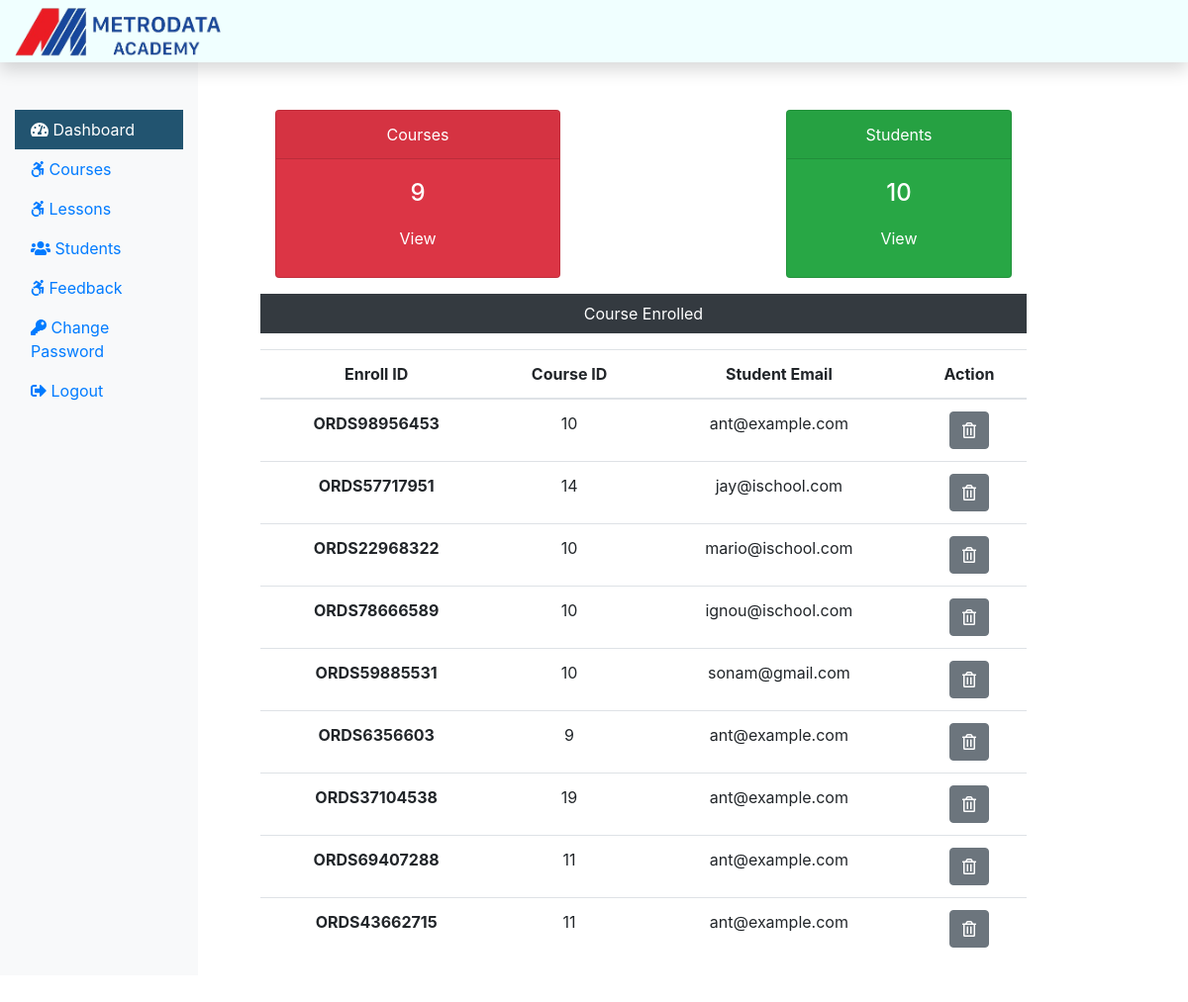
/ELearning/Admin/adminDashboard.php (signed in), run on the app's committed database.
### tables this page shows
CREATE TABLE `courseorder` (
  `co_id` int(11) NOT NULL,
  `order_id` varchar(255) NOT NULL,
  `stu_email` varchar(255) NOT NULL,
  `course_id` int(11) NOT NULL,
  `status` varchar(255) NOT NULL,
  `respmsg` text DEFAULT NULL,
  `order_date` date NOT NULL
);

### ELearning/Admin/adminDashboard.php (the view, shortened to what this page needs)
<?php
include('./adminInclude/header.php');
include('../dbConnection.php');
$sql = "SELECT * FROM course";
$result = $conn->query($sql);
$totalcourse = $result->num_rows;
$sql = "SELECT * FROM student";
$result = $conn->query($sql);
$totalstu = $result->num_rows;
?>
<div class="col-sm-9 ">
  <div class="row mx-5 text-center">
    <div class="col-sm-8 mt-5">
      <div class="card text-white bg-danger mb-3" style="max-width: 18rem;">
        <div class="card-header">Courses</div>
        <div class="card-body">
          <h4 class="card-title">
            <?php echo $totalcourse; ?>
          </h4>
          <a class="btn text-white" href="courses.php">View</a>
        </div>
      </div>
    </div>
    <div class="col-sm-4 mt-5">
      <div class="card text-white bg-success mb-3" style="max-width: 18rem;">
        <div class="card-header">Students</div>
        <div class="card-body">
          <h4 class="card-title">
            <?php echo $totalstu; ?>
          </h4>
          <a class="btn text-white" href="students.php">View</a>
        </div>
      </div>
    </div>
  </div>
  <div class="mx-5  text-center">
    <p class=" bg-dark text-white p-2">Course Enrolled</p>
    <?php
    $sql = "SELECT * FROM courseorder";
    $result = $conn->query($sql);
    if ($result->num_rows > 0) {
      echo '<table class="table">
    <thead>
    <tr>
      <th scope="col">Enroll ID</th>
      <th scope="col">Course ID</th>
      <th scope="col">Student Email</th>
      <th scope="col">Action</th>
    </tr>
    </thead>
    <tbody>';
      while ($row = $result->fetch_assoc()) {
        echo '<tr>';
        echo '<th scope="row">' . $row["order_id"] . '</th>';
        echo '<td>' . $row["course_id"] . '</td>';
        echo '<td>' . $row["stu_email"] . '</td>';
        echo '<td><form action="" method="POST" class="d-inline"><input type="hidden" name="id" value=' . $row["co_id"] . '><button type="submit" class="btn btn-secondary" name="delete" value="Delete"><i class="far fa-trash-alt"></i></button></form></td>';
        echo '</tr>';
      }
      echo '</tbody>
  </table>';
    } else {
      echo "0 Result";
    }
    ?>
  </div>
</div>
</div>
</div>
<?php
include('./adminInclude/footer.php');
?>

### data on the page
courseorder: order "ORDS98956453", course "10", stu_email "ant@example.com"
courseorder: order "ORDS57717951", course "14", stu_email "jay@ischool.com"
courseorder: order "ORDS22968322", course "10", stu_email "mario@ischool.com"
courseorder: order "ORDS78666589", course "10", stu_email "ignou@ischool.com"
courseorder: order "ORDS59885531", course "10", stu_email "sonam@gmail.com"
courseorder: order "ORDS6356603", course "9", stu_email "ant@example.com"
courseorder: order "ORDS37104538", course "19", stu_email "ant@example.com"
courseorder: order "ORDS69407288", course "11", stu_email "ant@example.com"
courseorder: order "ORDS43662715", course "11", stu_email "ant@example.com"

### other printed values
$totalcourse "9"
$totalstu "10"
